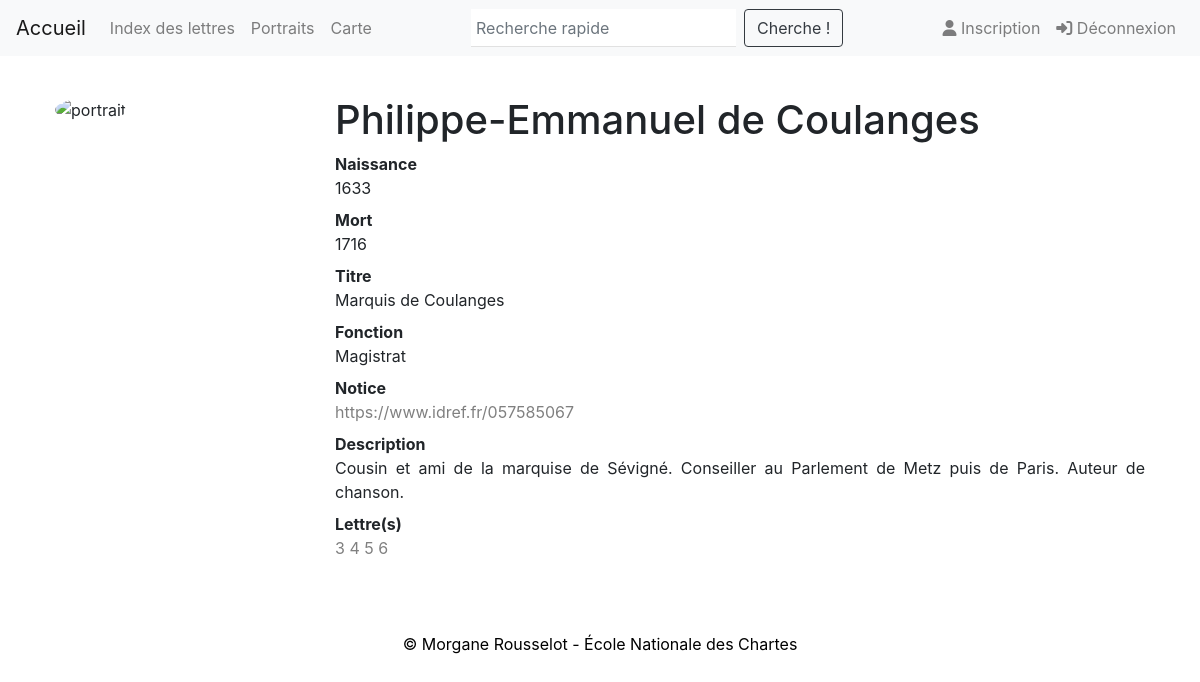
The app's page /personne/10 (signed in), older data.
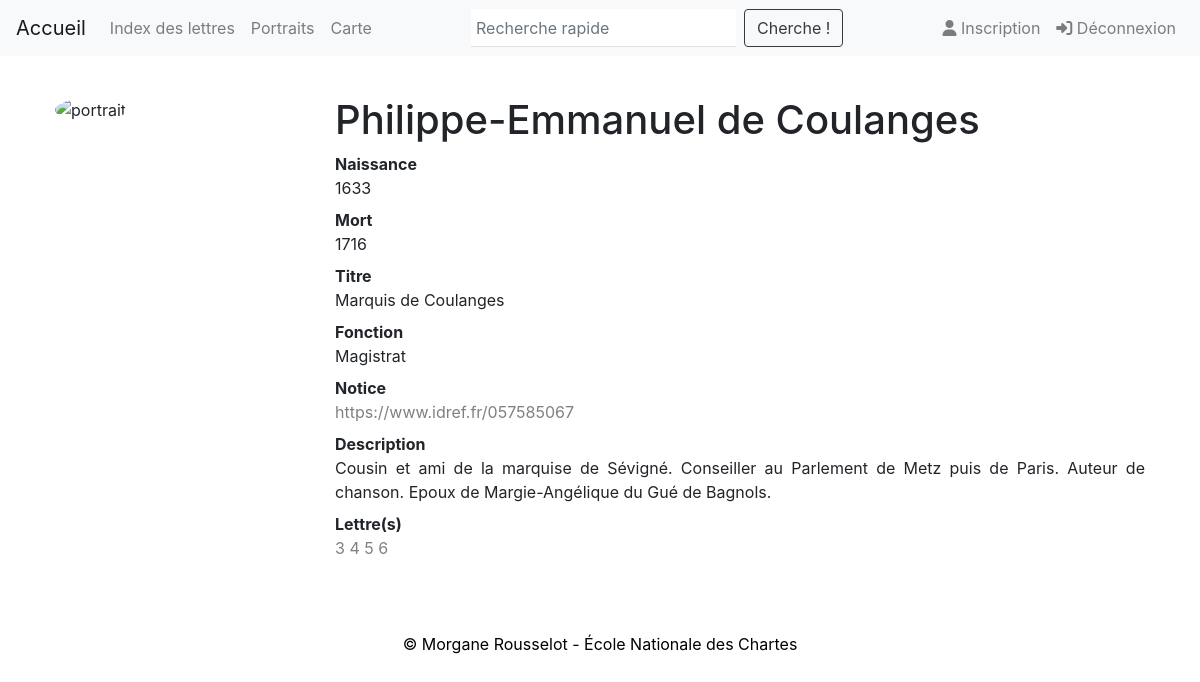
The same page, newer data.
### app/modeles/donnees.py (models this page shows)
class Personne(db.Model):
	pers_id = db.Column(db.Integer, unique=True, primary_key=True, autoincrement=True)
	pers_nom = db.Column(db.Text)
	pers_prenom = db.Column(db.Text)
	pers_autre_nom = db.Column(db.Text)
	pers_naissance = db.Column(db.Text)
	pers_mort = db.Column(db.Text)
	pers_titre = db.Column(db.Text)
	pers_fonction = db.Column(db.Text)
	pers_image = db.Column(db.Boolean)
	pers_url = db.Column(db.Text)
	pers_description = db.Column(db.Text)
	citeP = db.relationship('CiteP', back_populates='personne')

### app/routes/generic.py (the view)
@app.route("/personne/<int:pers_id>")
@login_required
def personne(pers_id):
    unique_personne = Personne.query.get_or_404(pers_id)
    citeP = CiteP.query.filter(CiteP.citeP_pers_id == Personne.pers_id)
    source = Lettre.query.filter(Lettre.lettre_id == CiteP.citeP_lettre_id)
    return render_template("pages/personne.html", personne=unique_personne, cite=citeP, source=source)

### app/modeles/utilisateurs.py (called while the page is built)
@login.user_loader
def trouver_utilisateur_via_id(user_id):
	return User.query.get(int(user_id))

### app/templates/pages/personne.html (shortened to what this page needs)
{% extends "conteneur.html" %}
{% block corps %}
	{% if personne %}
    <div class="container-fluid">
        <div class="row">
            <div class="col-lg-3">
            	{% if personne.pers_image %}
                <img src="../static/img/portraits/{{personne.pers_id}}.jpg" class="align-center rounded-circle" alt="portrait" width="100%">
                {% else %}
                <p/>
                {% endif %}
            </div>
            <div class="col-lg-9">
                <h1>{{personne.pers_prenom}} {{personne.pers_nom}}</h1>
                <dl>
                    {% if personne.pers_naissance %}
                    <dt>Naissance</dt><dd>{{personne.pers_naissance}}</dd>
                    {% else %}
                    <dt>Naissance</dt><dd>Inconnu</dd>
                    {% endif %}
                    {% if personne.pers_mort %}
                    <dt>Mort</dt><dd>{{personne.pers_mort}}</dd>
                    {% else %}
                    <dt>Mort</dt><dd>Inconnu</dd>
                    {% endif %}
                    {% if personne.pers_titre %}
                    <dt>Titre</dt><dd>{{personne.pers_titre}}</dd>
                    {% endif %}
                    {% if personne.pers_fonction %}
                    <dt>Fonction</dt><dd>{{personne.pers_fonction}}</dd>
                    {% endif %}
                    {% if personne.pers_url %}
                    <dt>Notice</dt><dd><a href="{{personne.pers_url}}" external=True>{{personne.pers_url}}</a></dd>
                    {% endif %}
                    {% if personne.pers_description %}
                    <dt>Description</dt><dd>{{personne.pers_description}}</dd>
                    {% else %}
                    <dt>Description</dt><dd>(En cours de rédaction)</dd>
                    {% endif %}
                    <dt>Lettre(s)</dt>
                    <dd>{% for citeP in personne.query.get(personne.pers_id).citeP %}
                    <a href="{{url_for('cite', numero=citeP.personne.pers_id, ref=citeP.citeP_lettre_id)}}">{{citeP.citeP_lettre_id}}</a>
                    {% endfor %}</dd>
                </dl>
            </div>
        </div>
    </div>
    {% else %}
    <p>La base de données est en cours de constitution</p>
    {% endif %}
{% block footer %}
    {% include "partials/footer.html" %}
{% endblock %}
{% endblock %}

Row changes from the older to the newer data that the page shows:
changed Personne "Philippe-Emmanuel de": pers_description "Cousin et ami de la marquise de Sévigné. Conseiller au Parlement de Metz puis de Paris. Auteur de chanson." → "Cousin et ami de la marquise de Sévigné. Conseiller au Parlement de Metz puis de Paris. Auteur de chanson. Epoux de Margie-Angélique du Gué de Bagnols."
